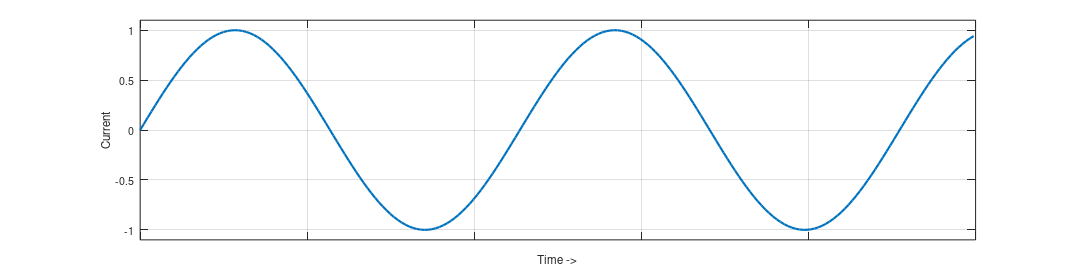

Reproduce this figure in MATLAB.
clear all, clf;
close all, clc;

fs = 44100;
f0 = 440;

tt = 0:1/fs:0.005;

xx = sin(2*pi*f0*tt);

plotSize = [14 3.5];

figure()
plot(tt, xx, 'LineWidth', 2);
ylim([-1.1 1.1]), grid on;
xlabel('Time ->'), ylabel('Current');
set(gcf, 'PaperSize', plotSize);
set(gcf, 'PaperPosition', [0 0 plotSize]);
set(gca, 'XTickLabel', '');
print(gcf, '-dpdf', 'sine.pdf');